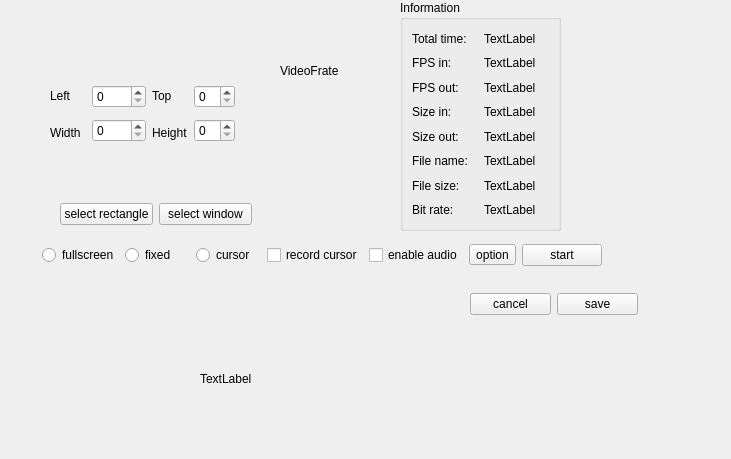
<?xml version="1.0" encoding="UTF-8"?>
<ui version="4.0">
 <class>ssrtools</class>
 <widget class="QWidget" name="ssrtools">
  <property name="geometry">
   <rect>
    <x>0</x>
    <y>0</y>
    <width>731</width>
    <height>459</height>
   </rect>
  </property>
  <property name="windowTitle">
   <string>Form</string>
  </property>
  <widget class="QLabel" name="label">
   <property name="geometry">
    <rect>
     <x>280</x>
     <y>60</y>
     <width>71</width>
     <height>21</height>
    </rect>
   </property>
   <property name="text">
    <string>VideoFrate</string>
   </property>
  </widget>
  <widget class="QWidget" name="widget" native="true">
   <property name="geometry">
    <rect>
     <x>190</x>
     <y>340</y>
     <width>71</width>
     <height>80</height>
    </rect>
   </property>
  </widget>
  <widget class="QWidget" name="layoutWidget">
   <property name="geometry">
    <rect>
     <x>50</x>
     <y>80</y>
     <width>185</width>
     <height>68</height>
    </rect>
   </property>
   <layout class="QGridLayout" name="gridLayout">
    <item row="1" column="0">
     <widget class="QLabel" name="m_label_video_width">
      <property name="text">
       <string>Width</string>
      </property>
     </widget>
    </item>
    <item row="0" column="3" rowspan="2">
     <layout class="QVBoxLayout" name="verticalLayout_2">
      <item>
       <widget class="QSpinBox" name="m_spinbox_video_y"/>
      </item>
      <item>
       <widget class="QSpinBox" name="m_spinbox_video_h"/>
      </item>
     </layout>
    </item>
    <item row="0" column="1" rowspan="2">
     <layout class="QVBoxLayout" name="verticalLayout">
      <item>
       <widget class="QSpinBox" name="m_spinbox_video_x">
        <property name="maximum">
         <number>2000</number>
        </property>
       </widget>
      </item>
      <item>
       <widget class="QSpinBox" name="m_spinbox_video_w"/>
      </item>
     </layout>
    </item>
    <item row="0" column="0">
     <widget class="QLabel" name="m_label_video_x">
      <property name="text">
       <string>Left</string>
      </property>
     </widget>
    </item>
    <item row="0" column="2">
     <widget class="QLabel" name="m_label_video_y">
      <property name="text">
       <string>Top</string>
      </property>
     </widget>
    </item>
    <item row="1" column="2">
     <widget class="QLabel" name="m_label_video_h">
      <property name="text">
       <string>Height</string>
      </property>
     </widget>
    </item>
   </layout>
  </widget>
  <widget class="QWidget" name="layoutWidget">
   <property name="geometry">
    <rect>
     <x>60</x>
     <y>200</y>
     <width>192</width>
     <height>28</height>
    </rect>
   </property>
   <layout class="QHBoxLayout" name="horizontalLayout_2">
    <item>
     <widget class="QPushButton" name="m_pushbutton_video_select_rectangle">
      <property name="text">
       <string>select rectangle</string>
      </property>
     </widget>
    </item>
    <item>
     <widget class="QPushButton" name="m_pushbutton_video_select_window">
      <property name="text">
       <string>select window</string>
      </property>
     </widget>
    </item>
   </layout>
  </widget>
  <widget class="QGroupBox" name="groupbox_information">
   <property name="geometry">
    <rect>
     <x>400</x>
     <y>0</y>
     <width>161</width>
     <height>231</height>
    </rect>
   </property>
   <property name="title">
    <string>Information</string>
   </property>
   <layout class="QGridLayout" name="gridLayout_2">
    <item row="0" column="0">
     <widget class="QLabel" name="label_total_time">
      <property name="text">
       <string>Total time:</string>
      </property>
     </widget>
    </item>
    <item row="0" column="1">
     <widget class="QLabel" name="m_label_info_total_time">
      <property name="text">
       <string>TextLabel</string>
      </property>
     </widget>
    </item>
    <item row="1" column="0">
     <widget class="QLabel" name="label_frame_rate_in">
      <property name="text">
       <string>FPS in:</string>
      </property>
     </widget>
    </item>
    <item row="1" column="1">
     <widget class="QLabel" name="m_label_info_frame_rate_in">
      <property name="text">
       <string>TextLabel</string>
      </property>
     </widget>
    </item>
    <item row="2" column="0">
     <widget class="QLabel" name="label_frame_rate_out">
      <property name="text">
       <string>FPS out:</string>
      </property>
     </widget>
    </item>
    <item row="2" column="1">
     <widget class="QLabel" name="m_label_info_frame_rate_out">
      <property name="text">
       <string>TextLabel</string>
      </property>
     </widget>
    </item>
    <item row="3" column="0">
     <widget class="QLabel" name="label_size_in">
      <property name="text">
       <string>Size in:</string>
      </property>
     </widget>
    </item>
    <item row="3" column="1">
     <widget class="QLabel" name="m_label_info_size_in">
      <property name="text">
       <string>TextLabel</string>
      </property>
     </widget>
    </item>
    <item row="4" column="0">
     <widget class="QLabel" name="label_size_out">
      <property name="text">
       <string>Size out:</string>
      </property>
     </widget>
    </item>
    <item row="4" column="1">
     <widget class="QLabel" name="m_label_info_size_out">
      <property name="text">
       <string>TextLabel</string>
      </property>
     </widget>
    </item>
    <item row="5" column="0">
     <widget class="QLabel" name="label_file_name">
      <property name="text">
       <string>File name:</string>
      </property>
     </widget>
    </item>
    <item row="5" column="1">
     <widget class="QLabel" name="m_label_info_file_name">
      <property name="text">
       <string>TextLabel</string>
      </property>
     </widget>
    </item>
    <item row="6" column="0">
     <widget class="QLabel" name="label_file_size">
      <property name="text">
       <string>File size:</string>
      </property>
     </widget>
    </item>
    <item row="6" column="1">
     <widget class="QLabel" name="m_label_info_file_size">
      <property name="text">
       <string>TextLabel</string>
      </property>
     </widget>
    </item>
    <item row="7" column="0">
     <widget class="QLabel" name="label_bit_rate">
      <property name="text">
       <string>Bit rate:</string>
      </property>
     </widget>
    </item>
    <item row="7" column="1">
     <widget class="QLabel" name="m_label_info_bit_rate">
      <property name="text">
       <string>TextLabel</string>
      </property>
     </widget>
    </item>
   </layout>
  </widget>
  <widget class="QLabel" name="label_2">
   <property name="geometry">
    <rect>
     <x>200</x>
     <y>370</y>
     <width>55</width>
     <height>18</height>
    </rect>
   </property>
   <property name="text">
    <string>TextLabel</string>
   </property>
  </widget>
  <widget class="QWidget" name="">
   <property name="geometry">
    <rect>
     <x>42</x>
     <y>241</y>
     <width>560</width>
     <height>28</height>
    </rect>
   </property>
   <layout class="QHBoxLayout" name="horizontalLayout">
    <item>
     <widget class="QRadioButton" name="m_radioButton_fullscreen">
      <property name="text">
       <string>fullscreen</string>
      </property>
     </widget>
    </item>
    <item>
     <widget class="QRadioButton" name="m_radioButton_fixed">
      <property name="text">
       <string>fixed</string>
      </property>
     </widget>
    </item>
    <item>
     <widget class="QRadioButton" name="m_radioButton_cursor">
      <property name="text">
       <string>cursor</string>
      </property>
     </widget>
    </item>
    <item>
     <widget class="QCheckBox" name="m_checkbox_record_cursor">
      <property name="text">
       <string>record cursor</string>
      </property>
     </widget>
    </item>
    <item>
     <widget class="QCheckBox" name="m_checkbox_audio_enable">
      <property name="text">
       <string>enable audio</string>
      </property>
     </widget>
    </item>
    <item>
     <widget class="QToolButton" name="m_toolButton_options">
      <property name="text">
       <string>option</string>
      </property>
     </widget>
    </item>
    <item>
     <widget class="QPushButton" name="m_pushButton_start">
      <property name="text">
       <string>start</string>
      </property>
     </widget>
    </item>
   </layout>
  </widget>
  <widget class="QWidget" name="">
   <property name="geometry">
    <rect>
     <x>470</x>
     <y>290</y>
     <width>168</width>
     <height>28</height>
    </rect>
   </property>
   <layout class="QHBoxLayout" name="horizontalLayout_3">
    <item>
     <widget class="QPushButton" name="m_pushButton_cancel">
      <property name="text">
       <string>cancel</string>
      </property>
     </widget>
    </item>
    <item>
     <widget class="QPushButton" name="m_pushButton_save">
      <property name="text">
       <string>save</string>
      </property>
     </widget>
    </item>
   </layout>
  </widget>
 </widget>
 <resources/>
 <connections/>
</ui>
